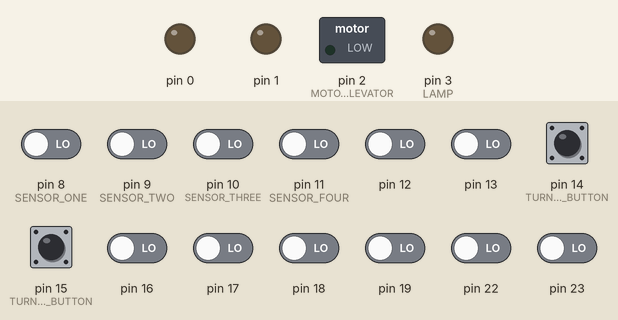
Recording of a sketch running on a simulated Arduino Uno, built with avr-gcc and run on an emulated ATmega328P. Shown: switched loads named in the sketch (green lamp = pin HIGH), output pins drawn as LEDs (lit = HIGH). The test bench sets the inputs (shaded band); at power-on: pin 15 (TURN_OFF_BUTTON) HIGH, pin 8 (SENSOR_ONE), pin 9 (SENSOR_TWO), pin 10 (SENSOR_THREE), pin 11 (SENSOR_FOUR), pin 12, pin 13, pin 14 (TURN_ON_BUTTON), pin 16–19, pin 22, pin 23 LOW.

Above: at 0.8 s.
0.9 s: pin 14 (TURN_ON_BUTTON) pulled HIGH for 0.15 s
At 1.5 s:
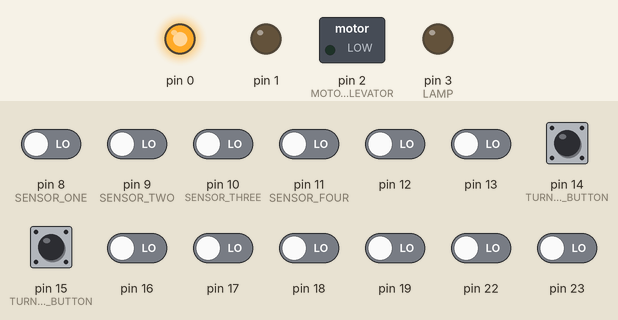
2.5 s: pin 8 (SENSOR_ONE) driven HIGH
At 2.8 s:
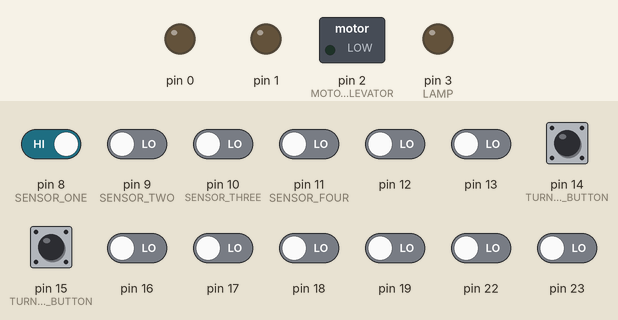
5.5 s: pin 14 (TURN_ON_BUTTON) pulled HIGH for 1 s
At 7.0 s:
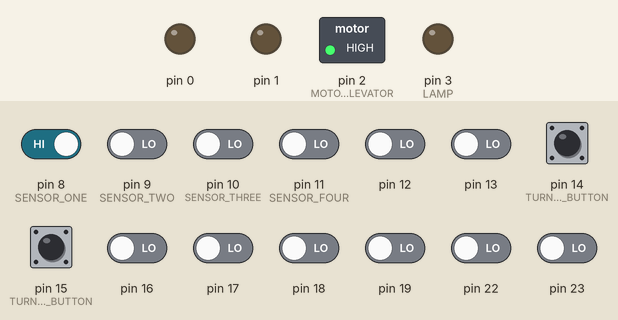
8.0 s: pin 8 (SENSOR_ONE) driven LOW and pin 9 (SENSOR_TWO) driven HIGH
At 10.5 s:
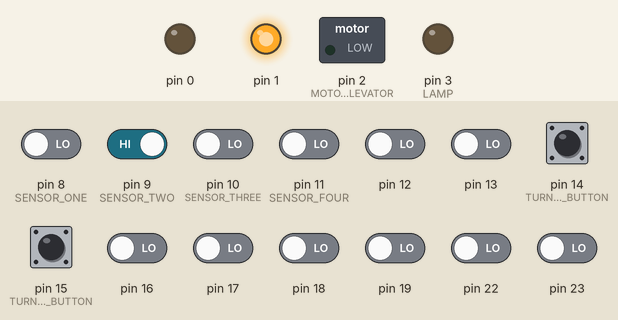
11.0 s: pin 8 (SENSOR_ONE) driven HIGH
14.0 s: pin 14 (TURN_ON_BUTTON) pulled HIGH for 0.15 s
At 14.6 s:
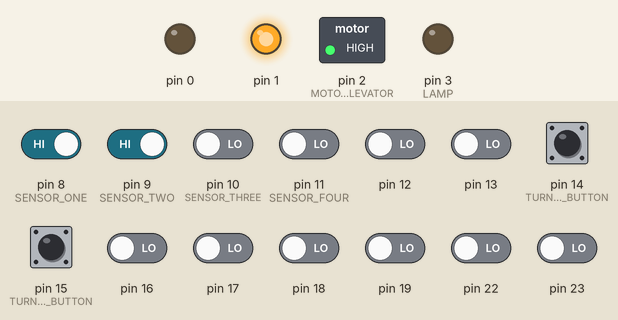
Timing chart, 0 to 16.6 s (numbered marks = the images above; inputs shaded):
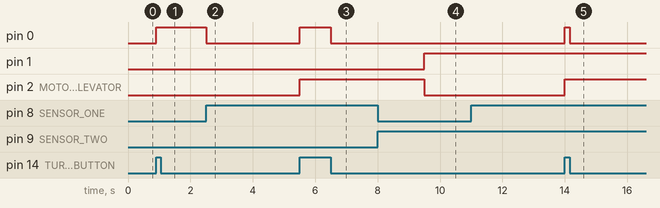

Measured:
- after the input at 0.9 s, pin 0: LOW → HIGH at once
- after the input at 2.5 s, pin 0: HIGH → LOW at once
- after the input at 5.5 s, pin 0: LOW → HIGH at once, → LOW 1.0 s later
- after the input at 8.0 s, pin 1: LOW → HIGH after 1.5 s; pin 2 (MOTOR_ELEVATOR): HIGH → LOW after 1.5 s
- after the input at 11.0 s, every drawn part: stays the same
- after the input at 14.0 s, pin 0: LOW → HIGH at once, → LOW 0.15 s later

The sketch:

circuit_script.ino
```cpp
#include <stdarg.h>

#define MOTOR_TRANSPORTER_TO_ELEVATOR (1 << PD0) // M1
#define MOTOR_TRANSPORTER_TO_VERIFICATION (1 << PD1) // M2
#define MOTOR_ELEVATOR (1 << PD2)
#define SENSOR_ONE (1 << PB0)
#define SENSOR_TWO (1 << PB1)
#define SENSOR_THREE (1 << PB2)
#define SENSOR_FOUR (1 << PB3)
#define TURN_ON_BUTTON (1 << PC0)
#define TURN_OFF_BUTTON (1 << PC1)
#define LAMP (1 << PD3)

bool isSystemRunning = false;

void turnOn(int qtdPins, ...) {
  int pinsToTurnOn = 0b00000000;

  va_list pins;
  va_start(pins, qtdPins);

  for (short int i = 0; i < qtdPins; i++) {
    pinsToTurnOn += va_arg(pins, int);
  }

  va_end(pins);

  PORTD |= pinsToTurnOn;
}

void turnOff(int qtdPins, ...) {
  int pinsToTurnOff = 0b00000000;

  va_list pins;
  va_start(pins, qtdPins);

  for (short int i = 0; i < qtdPins; i++) {
    pinsToTurnOff += va_arg(pins, int);
  }

  va_end(pins);

  PORTD &= ~pinsToTurnOff;
}

void blinkLamp() {
  turnOn(1, LAMP);

  _delay_ms(500);

  turnOff(1, LAMP);
}

ISR(PCINT1_vect) {
  if (!(PINC & TURN_OFF_BUTTON)) {
    turnOff(
      4,
      MOTOR_ELEVATOR,
      MOTOR_TRANSPORTER_TO_ELEVATOR,
      MOTOR_TRANSPORTER_TO_VERIFICATION,
      LAMP
    );

    isSystemRunning = false;
  }
}

int main() {
  // define outputs
  DDRD = MOTOR_ELEVATOR + MOTOR_TRANSPORTER_TO_ELEVATOR + MOTOR_TRANSPORTER_TO_VERIFICATION + LAMP;

  // pull up on turn off button
  PORTC = TURN_OFF_BUTTON;

  // config interrupt in PORTC
  PCICR |= (1 << PCIE1);

  PCMSK1 |= (1 << PCINT9);

  // set outputs as turned off by default
  turnOff(
    4,
    MOTOR_ELEVATOR,
    MOTOR_TRANSPORTER_TO_ELEVATOR,
    MOTOR_TRANSPORTER_TO_VERIFICATION,
    LAMP
  );

  sei();

  for (;;) {
    short int isTurnOnButtonPressed = PINC & TURN_ON_BUTTON;
    short int isTurnOffButtonPressed = PINC & TURN_OFF_BUTTON;
    short int isSensorOneActivated = PINB & SENSOR_ONE;
    short int isSensorTwoActivated = PINB & SENSOR_TWO;
    short int isSensorThreeActivated = PINB & SENSOR_THREE;
    short int isSensorFourActivated = PINB & SENSOR_FOUR;

    if (isTurnOnButtonPressed == TURN_ON_BUTTON) {
      turnOn(
        1,
        MOTOR_TRANSPORTER_TO_ELEVATOR
      );

      isSystemRunning = true;
    } else if (isTurnOffButtonPressed == 0) {
      turnOff(
        4,
        MOTOR_ELEVATOR,
        MOTOR_TRANSPORTER_TO_ELEVATOR,
        MOTOR_TRANSPORTER_TO_VERIFICATION,
        LAMP
      );

      isSystemRunning = false;
    } else if (isSensorOneActivated == SENSOR_ONE && isSystemRunning) {
      turnOff(
        1,
        MOTOR_TRANSPORTER_TO_ELEVATOR
      );

      _delay_ms(3000);

      turnOn(
        1,
        MOTOR_ELEVATOR
      );
    } else if (isSensorTwoActivated == SENSOR_TWO && isSystemRunning) {
      turnOff(
        1,
        MOTOR_ELEVATOR
      );

      turnOn(
        1,
        MOTOR_TRANSPORTER_TO_VERIFICATION
      );
    } else if (isSensorThreeActivated == SENSOR_THREE && isSystemRunning) {
      turnOff(
        1,
        MOTOR_TRANSPORTER_TO_VERIFICATION
      );

      _delay_ms(3000);

      turnOn(
        1,
        MOTOR_TRANSPORTER_TO_VERIFICATION
      );

      while ((PINB & SENSOR_THREE) == SENSOR_THREE && isSystemRunning)
        blinkLamp();
    } else if (isSensorFourActivated == SENSOR_FOUR && isSystemRunning) {
      turnOff(
        4,
        MOTOR_ELEVATOR,
        MOTOR_TRANSPORTER_TO_ELEVATOR,
        MOTOR_TRANSPORTER_TO_VERIFICATION,
        LAMP
      );
    }
  }
}
```
